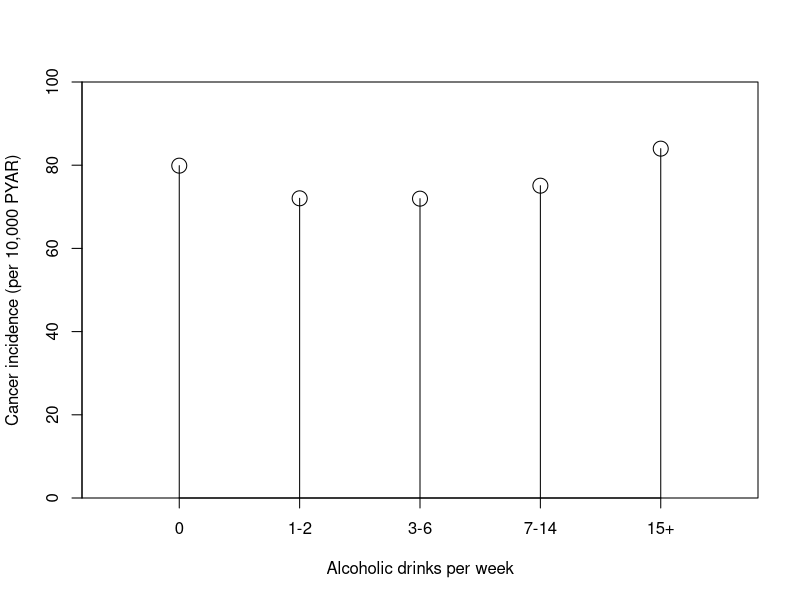
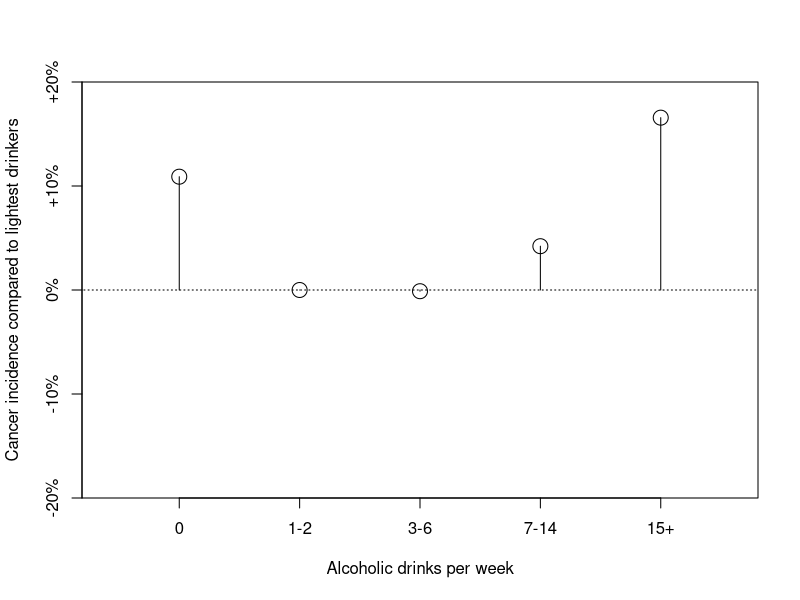
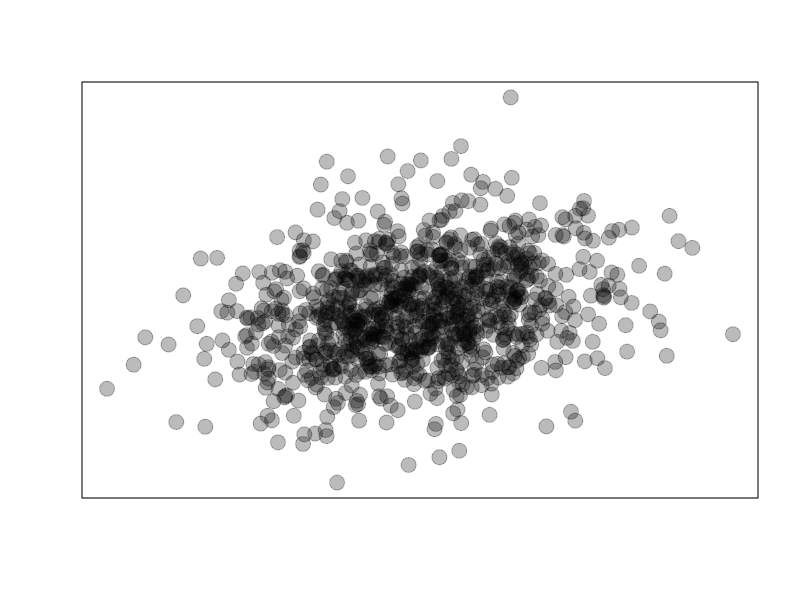

Here is the R script that generated these plots, in order: (Note: this script raises an error after producing the figures.)
############################################################################
# This is free and unencumbered software released into the public domain.
#
# Anyone is free to copy, modify, publish, use, compile, sell, or
# distribute this software, either in source code form or as a compiled
# binary, for any purpose, commercial or non-commercial, and by any
# means.
#
# In jurisdictions that recognize copyright laws, the author or authors
# of this software dedicate any and all copyright interest in the
# software to the public domain. We make this dedication for the benefit
# of the public at large and to the detriment of our heirs and
# successors. We intend this dedication to be an overt act of
# relinquishment in perpetuity of all present and future rights to this
# software under copyright law.
#
# THE SOFTWARE IS PROVIDED "AS IS", WITHOUT WARRANTY OF ANY KIND,
# EXPRESS OR IMPLIED, INCLUDING BUT NOT LIMITED TO THE WARRANTIES OF
# MERCHANTABILITY, FITNESS FOR A PARTICULAR PURPOSE AND NONINFRINGEMENT.
# IN NO EVENT SHALL THE AUTHORS BE LIABLE FOR ANY CLAIM, DAMAGES OR
# OTHER LIABILITY, WHETHER IN AN ACTION OF CONTRACT, TORT OR OTHERWISE,
# ARISING FROM, OUT OF OR IN CONNECTION WITH THE SOFTWARE OR THE USE OR
# OTHER DEALINGS IN THE SOFTWARE.
#
# For more information, please refer to <http://unlicense.org/>
############################################################################

# Chapter 6

mpyar<-c(2.18, 2.68, 2.11, 1.71, 0.48, 2.74, 4.24, 9.16)
inc<-c(17416, 19307, 15183, 12838, 4031, 19649, 31710, 68775)
rates<-10000*inc/(mpyar*1000000)
rates/rates[2]
rates-rates[2]
caplot<-function() {
  plot((1:5),rates[1:5],ylim=c(0,100),yaxs='i',xlim=c(0.4,5.6),
     xaxt='n',xlab='Alcoholic drinks per week',
     ylab='Cancer incidence (per 10,000 PYAR)',type='h')
  #lines((1:5),rates[1:5],col='#bbbbbb')
  points((1:5),rates[1:5],cex=2)
  axis(1,at=(1:5),labels=c('0','1-2','3-6','7-14','15+'))
}
svglite::svglite('6-cancer.svg')
  caplot()
dev.off()
png('6-cancer.png')
  caplot()
dev.off()
rr<-rates[1:5]/rates[2]
rr2<-100*(rr-1)
caplot2<-function() {
  plot((1:5),rr2,ylim=c(-20,20),yaxs='i',xlim=c(0.4,5.6),
     xaxt='n',xlab='Alcoholic drinks per week',
     yaxt='n',ylab='Cancer incidence compared to lightest drinkers',type='h')
  #lines((1:5),rates[1:5],col='#bbbbbb')
  lines(x=c(0,6),y=c(0,0),lty=3)
  points((1:5),rr2,cex=2)
  axis(1,at=(1:5),labels=c('0','1-2','3-6','7-14','15+'))
  axis(2,at=c(-20,-10,0,10,20),labels=c('-20%','-10%','0%','+10%','+20%'))
}
svglite::svglite('6-cancer2.svg')
  caplot2()
dev.off()
png('6-cancer2.png')
  caplot2()
dev.off()


drawcor<-function(r) {
  x<-MASS::mvrnorm(1000,mu=c(100,100),Sigma=matrix(c(10,10*r,10*r,10),nrow=2))
  png(paste0('~/Dropbox/Books/Dataviz CRC-ASA/images/6-correlation-',r*10,'.png'))
  plot(x,col='#00000044',pch=19,cex=2,xlab='',ylab='',xaxt='n',yaxt='n')
  dev.off()
  svglite::svglite(paste0('~/Dropbox/Books/Dataviz CRC-ASA/images/6-correlation-',r*10,'.svg'))
  plot(x,col='#00000044',pch=19,cex=2,xlab='',ylab='',xaxt='n',yaxt='n')
  dev.off()
}
drawcor(0.2)
drawcor(0.6)
drawcor(0.9)


cor1<-cor(iris[,1:4])
for(i in 1:4) { cor1[i,i]<-NA }
cors<-reshape2::melt(cor1)
# get it to match the previous scatterplot matrix
cors$Var1<-factor(cors$Var1,levels=c('Sepal.Length',
                                     'Sepal.Width',
                                     'Petal.Length',
                                     'Petal.Width'))
cors$Var2<-factor(cors$Var2,levels=c('Petal.Width',
                                     'Petal.Length',
                                     'Sepal.Width',
                                     'Sepal.Length'))

# this makes the heatmap; some tweaking is done in Inkscape
svglite::svglite('6-heatmap-matrix.svg')
ggplot2::ggplot(cors,aes(Var1,Var2))+
  geom_tile(aes(fill=value),color="white",size=0.1)+
  scale_fill_gradient2(limits=c(-1,1))+
  theme_minimal()+
  coord_equal()
dev.off()
